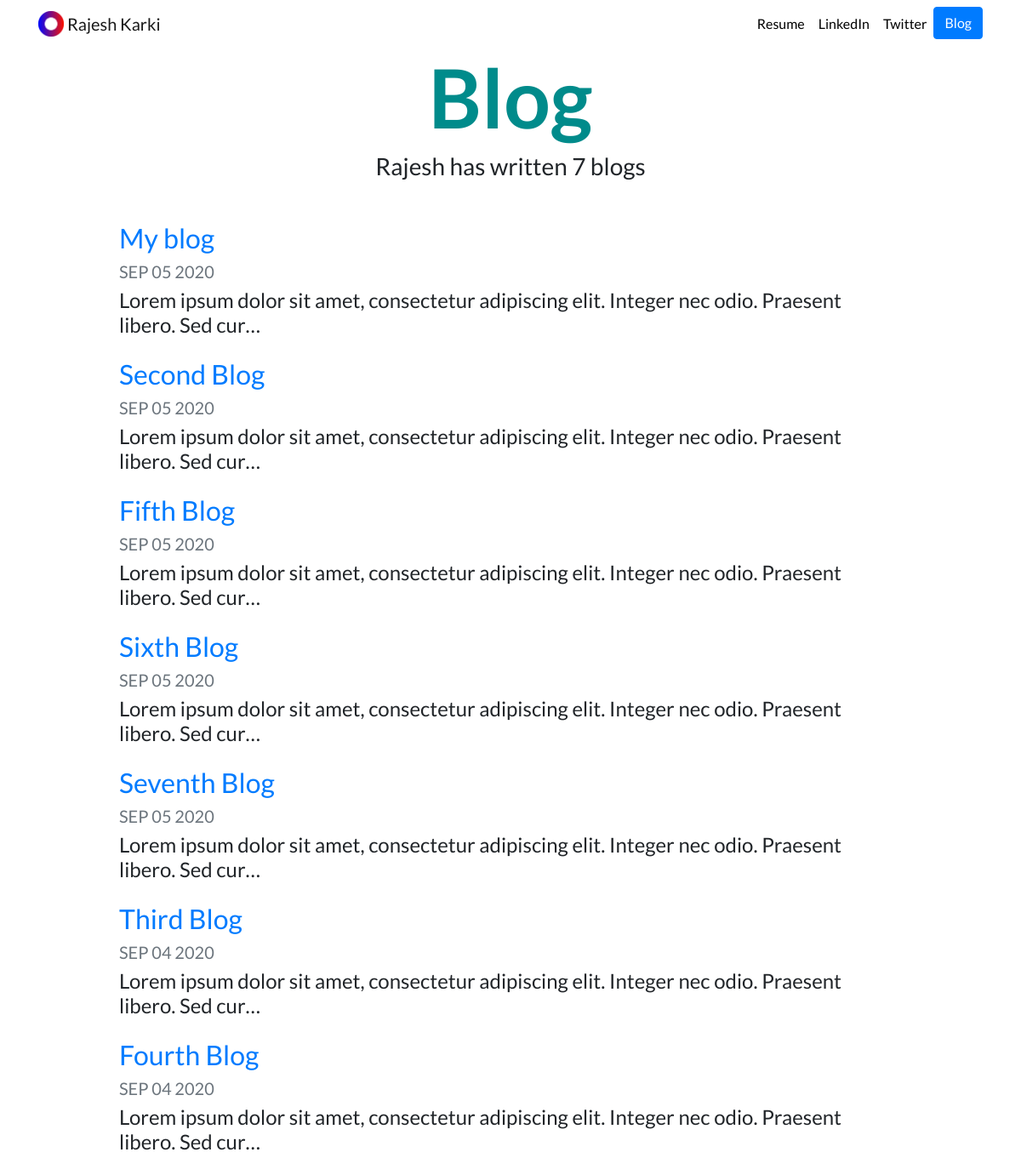
Screenshot of /blog/ with the database file from the repository.
### blog/models.py (models this page shows)
class Blog(models.Model):
    title = models.CharField(max_length=200)
    description = models.TextField()
    date = models.DateField()

### blog/views.py (the view)
# urls.py: path('', views.all_blogs, name='all_blogs'),
def all_blogs(request):
    blogs = Blog.objects.order_by('-date')
    return render(request, 'blog/all_blogs.html', {'blogs': blogs})

### blog/templates/blog/all_blogs.html
{% extends "portfolio/base.html" %} {% load static %} {% block content %}
<h1 id="blogtitle" class="font-weight-bold text-center">Blog</h1>
<h3 class="text-center mb-5">
  Rajesh has written {{ blogs.count }} blog{{ blogs.count|pluralize }}
</h3>
{% for blog in blogs %}
<div class="row justify-content-center my-3">
  <div class="col-md-10">
    <a href="{% url 'blog:detail' blog.id %}">
      <h2>{{ blog.title }}</h2>
    </a>
    <h5 class="text-muted">{{ blog.date|date:'M d Y'|upper }}</h5>
    <h4>{{ blog.description|striptags|truncatechars:100 }}</h4>
  </div>
</div>
{% endfor %} {% endblock %}

### portfolio/static/portfolio/custom.css (style rules this page uses)
body { font-family: "Lato", sans-serif; }
#blogtitle { font-size: 6rem; color: darkcyan; }

### rows the page displays
Blog: title "My blog", date "SEP 05 2020", description "Lorem ipsum dolor sit amet, consectetur adipiscing elit. Integer nec odio. Praesent libero. Sed cur…"
Blog: title "Second Blog", date "SEP 05 2020", description "Lorem ipsum dolor sit amet, consectetur adipiscing elit. Integer nec odio. Praesent libero. Sed cur…"
Blog: title "Fifth Blog", date "SEP 05 2020", description "Lorem ipsum dolor sit amet, consectetur adipiscing elit. Integer nec odio. Praesent libero. Sed cur…"
Blog: title "Sixth Blog", date "SEP 05 2020", description "Lorem ipsum dolor sit amet, consectetur adipiscing elit. Integer nec odio. Praesent libero. Sed cur…"
Blog: title "Seventh Blog", date "SEP 05 2020", description "Lorem ipsum dolor sit amet, consectetur adipiscing elit. Integer nec odio. Praesent libero. Sed cur…"
Blog: title "Third Blog", date "SEP 04 2020", description "Lorem ipsum dolor sit amet, consectetur adipiscing elit. Integer nec odio. Praesent libero. Sed cur…"
Blog: title "Fourth Blog", date "SEP 04 2020", description "Lorem ipsum dolor sit amet, consectetur adipiscing elit. Integer nec odio. Praesent libero. Sed cur…"

### other values shown
{{ blogs.count }} "7"
